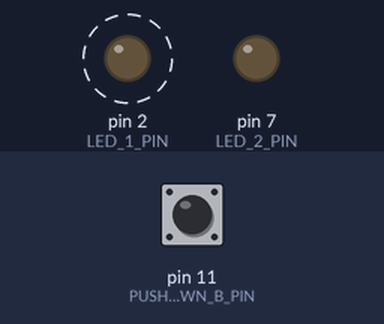
This sketch was run on a simulated Arduino Uno, built with avr-gcc and run on an emulated ATmega328P. Parts: output pins drawn as LEDs (lit = HIGH). Dashed ring = blinking. Inputs (shaded band) come from the test bench; at power-on: pin 11 (PUSHDOWN_B_PIN) LOW.

Above: at 4.8 s.
4.9 s: pin 11 (PUSHDOWN_B_PIN) pulled HIGH for 2.35 s
At 7.8 s:
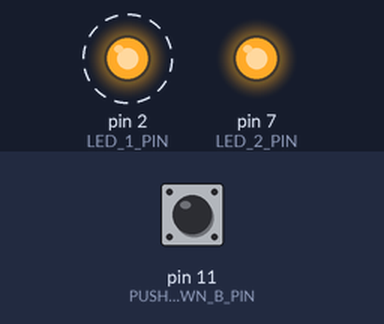
Timing chart, 0 to 14.7 s (numbered marks = the images above; inputs shaded):
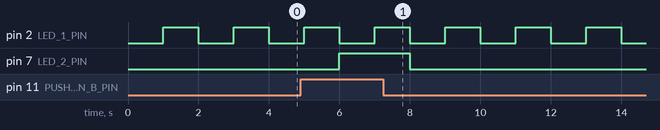

The sketch:

e1.ino
```cpp
// (C) __Omid Khodaparast, Alexander Säfström, Kaisa Arumeel, group: 2 __ (2024)
// Work package 3
// Exercise 1
// Submission code: 346221

// Define section
#define LED_1_PIN 2
#define LED_2_PIN 7
#define PUSHDOWN_B_PIN 11

/**
 * This program makes use of LEDs and a pushdown button.
 * The purpose of the program is to make a LED blink every one sec and
 * use the pushdown button to turn on the other LED.
 * When the button is pressed, the LED is turned on and when it is not pressed
 * the LED is turned off.
*/

int pushBtnVal; // Variable to save input received by pushdown button

// The steup function, executed once when executable code is flushed on the board
void setup() {
    // Set the pin connecting LED 1 to the Uno as OUTPUT
    // This is due to the fact that the Uno will construct when the
    // LED is to be turned on or turned off
	pinMode(LED_1_PIN, OUTPUT);
    // Set the pin connecting LED 2 to the Uno as OUTPUT
    pinMode(LED_2_PIN, OUTPUT);
    // Set the pin connecting the pushdown button to the uno as INPUT
    // This is due to the fact that we want to read input from the button,
    // aka, when it is pressed, and when it is not pressed
    pinMode(PUSHDOWN_B_PIN, INPUT);
}

// The loop function, executed forever by the Uno. It is basically and infinite loop
void loop() {
    // Read the input received by the pushdown button.
    // Note that the the values received are either 1 (aka HIGH), or 0 (aka LOW)
	pushBtnVal = digitalRead(PUSHDOWN_B_PIN);

    // LED_1 should blink periodocally, every one sec
    // Start by having LED_1 off
    digitalWrite(LED_1_PIN, LOW);

    // Based on the value received from reading the button input
    // If it is HIGH, turn LED_2 on.
    // If not (it is LOW), turn it off
    if (pushBtnVal) {
        digitalWrite(LED_2_PIN, HIGH);
    } else {
        digitalWrite(LED_2_PIN, LOW);
    }

    // Delay for one sec, as LED_1 should blink
    // The delay function delays by mili seconds
    // 1000 milli sec = 1 sec
    delay(1000);
    // Turn LED_1 on
    digitalWrite(LED_1_PIN, HIGH);
    // 1000 milli sec = 1 sec
    delay(1000);

    // The next Iteration, we will read button input again
    // Turn off LED_1 and so on
}
```

Measured:
- after the input at 4.9 s, pin 7 (LED_2_PIN): LOW → HIGH after 1.1 s, → LOW 2.0 s later
- by itself, pin 2 (LED_1_PIN): alternates HIGH for 1.0 s and LOW for 1.0 s
